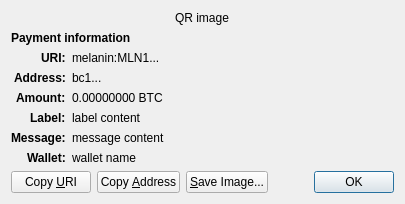
<?xml version="1.0" encoding="UTF-8"?>
<ui version="4.0">
 <class>ReceiveRequestDialog</class>
 <widget class="QDialog" name="ReceiveRequestDialog">
  <property name="geometry">
   <rect>
    <x>0</x>
    <y>0</y>
    <width>413</width>
    <height>229</height>
   </rect>
  </property>
  <property name="windowTitle">
   <string>Request payment to ...</string>
  </property>
  <layout class="QGridLayout" name="gridLayout" columnstretch="0,1">
   <property name="sizeConstraint">
    <enum>QLayout::SetFixedSize</enum>
   </property>
   <item row="0" column="0" colspan="2" alignment="Qt::AlignHCenter">
    <widget class="QRImageWidget" name="qr_code">
     <property name="text">
      <string notr="true">QR image</string>
     </property>
     <property name="textInteractionFlags">
      <set>Qt::NoTextInteraction</set>
     </property>
    </widget>
   </item>
   <item row="1" column="0" colspan="2">
    <widget class="QLabel" name="payment_header">
     <property name="font">
      <font>
       <weight>75</weight>
       <bold>true</bold>
      </font>
     </property>
     <property name="text">
      <string>Payment information</string>
     </property>
     <property name="textInteractionFlags">
      <set>Qt::NoTextInteraction</set>
     </property>
    </widget>
   </item>
   <item row="2" column="0" alignment="Qt::AlignRight|Qt::AlignTop">
    <widget class="QLabel" name="uri_tag">
     <property name="font">
      <font>
       <weight>75</weight>
       <bold>true</bold>
      </font>
     </property>
     <property name="text">
      <string notr="true">URI:</string>
     </property>
     <property name="textFormat">
      <enum>Qt::PlainText</enum>
     </property>
     <property name="textInteractionFlags">
      <set>Qt::NoTextInteraction</set>
     </property>
    </widget>
   </item>
   <item row="2" column="1" alignment="Qt::AlignTop">
    <widget class="QLabel" name="uri_content">
     <property name="text">
      <string notr="true">melanin:MLN1...</string>
     </property>
     <property name="textFormat">
      <enum>Qt::RichText</enum>
     </property>
     <property name="wordWrap">
      <bool>true</bool>
     </property>
     <property name="textInteractionFlags">
      <set>Qt::TextSelectableByMouse</set>
     </property>
    </widget>
   </item>
   <item row="3" column="0" alignment="Qt::AlignRight|Qt::AlignTop">
    <widget class="QLabel" name="address_tag">
     <property name="font">
      <font>
       <weight>75</weight>
       <bold>true</bold>
      </font>
     </property>
     <property name="text">
      <string>Address:</string>
     </property>
     <property name="textInteractionFlags">
      <set>Qt::NoTextInteraction</set>
     </property>
    </widget>
   </item>
   <item row="3" column="1" alignment="Qt::AlignTop">
    <widget class="QLabel" name="address_content">
     <property name="text">
      <string notr="true">bc1...</string>
     </property>
     <property name="textFormat">
      <enum>Qt::PlainText</enum>
     </property>
     <property name="textInteractionFlags">
      <set>Qt::TextSelectableByMouse</set>
     </property>
    </widget>
   </item>
   <item row="4" column="0" alignment="Qt::AlignRight|Qt::AlignTop">
    <widget class="QLabel" name="amount_tag">
     <property name="font">
      <font>
       <weight>75</weight>
       <bold>true</bold>
      </font>
     </property>
     <property name="text">
      <string>Amount:</string>
     </property>
     <property name="textInteractionFlags">
      <set>Qt::NoTextInteraction</set>
     </property>
    </widget>
   </item>
   <item row="4" column="1" alignment="Qt::AlignTop">
    <widget class="QLabel" name="amount_content">
     <property name="text">
      <string notr="true">0.00000000 BTC</string>
     </property>
     <property name="textFormat">
      <enum>Qt::PlainText</enum>
     </property>
     <property name="textInteractionFlags">
      <set>Qt::TextSelectableByMouse</set>
     </property>
    </widget>
   </item>
   <item row="5" column="0" alignment="Qt::AlignRight|Qt::AlignTop">
    <widget class="QLabel" name="label_tag">
     <property name="font">
      <font>
       <weight>75</weight>
       <bold>true</bold>
      </font>
     </property>
     <property name="text">
      <string>Label:</string>
     </property>
     <property name="textInteractionFlags">
      <set>Qt::NoTextInteraction</set>
     </property>
    </widget>
   </item>
   <item row="5" column="1" alignment="Qt::AlignTop">
    <widget class="QLabel" name="label_content">
     <property name="text">
      <string notr="true">label content</string>
     </property>
     <property name="textFormat">
      <enum>Qt::PlainText</enum>
     </property>
     <property name="wordWrap">
      <bool>true</bool>
     </property>
     <property name="textInteractionFlags">
      <set>Qt::TextSelectableByMouse</set>
     </property>
    </widget>
   </item>
   <item row="6" column="0" alignment="Qt::AlignRight|Qt::AlignTop">
    <widget class="QLabel" name="message_tag">
     <property name="font">
      <font>
       <weight>75</weight>
       <bold>true</bold>
      </font>
     </property>
     <property name="text">
      <string>Message:</string>
     </property>
     <property name="textInteractionFlags">
      <set>Qt::NoTextInteraction</set>
     </property>
    </widget>
   </item>
   <item row="6" column="1" alignment="Qt::AlignTop">
    <widget class="QLabel" name="message_content">
     <property name="text">
      <string notr="true">message content</string>
     </property>
     <property name="textFormat">
      <enum>Qt::PlainText</enum>
     </property>
     <property name="wordWrap">
      <bool>true</bool>
     </property>
     <property name="textInteractionFlags">
      <set>Qt::TextSelectableByMouse</set>
     </property>
    </widget>
   </item>
   <item row="7" column="0" alignment="Qt::AlignRight|Qt::AlignTop">
    <widget class="QLabel" name="wallet_tag">
     <property name="font">
      <font>
       <weight>75</weight>
       <bold>true</bold>
      </font>
     </property>
     <property name="text">
      <string>Wallet:</string>
     </property>
     <property name="textInteractionFlags">
      <set>Qt::NoTextInteraction</set>
     </property>
    </widget>
   </item>
   <item row="7" column="1" alignment="Qt::AlignTop">
    <widget class="QLabel" name="wallet_content">
     <property name="text">
      <string notr="true">wallet name</string>
     </property>
     <property name="textFormat">
      <enum>Qt::PlainText</enum>
     </property>
     <property name="wordWrap">
      <bool>true</bool>
     </property>
     <property name="textInteractionFlags">
      <set>Qt::TextSelectableByMouse</set>
     </property>
    </widget>
   </item>
   <item row="8" column="0" colspan="2">
    <layout class="QHBoxLayout" name="horizontalLayout">
     <item>
      <widget class="QPushButton" name="btnCopyURI">
       <property name="text">
        <string>Copy &amp;URI</string>
       </property>
       <property name="autoDefault">
        <bool>false</bool>
       </property>
      </widget>
     </item>
     <item>
      <widget class="QPushButton" name="btnCopyAddress">
       <property name="text">
        <string>Copy &amp;Address</string>
       </property>
       <property name="autoDefault">
        <bool>false</bool>
       </property>
      </widget>
     </item>
     <item>
      <widget class="QPushButton" name="btnSaveAs">
       <property name="text">
        <string>&amp;Save Image...</string>
       </property>
       <property name="autoDefault">
        <bool>false</bool>
       </property>
      </widget>
     </item>
     <item>
      <spacer name="horizontalSpacer_2">
       <property name="orientation">
        <enum>Qt::Horizontal</enum>
       </property>
       <property name="sizeHint" stdset="0">
        <size>
         <width>40</width>
         <height>20</height>
        </size>
       </property>
      </spacer>
     </item>
     <item>
      <widget class="QDialogButtonBox" name="buttonBox">
       <property name="focusPolicy">
        <enum>Qt::StrongFocus</enum>
       </property>
       <property name="standardButtons">
        <set>QDialogButtonBox::Ok</set>
       </property>
      </widget>
     </item>
    </layout>
   </item>
  </layout>
 </widget>
 <customwidgets>
  <customwidget>
   <class>QRImageWidget</class>
   <extends>QLabel</extends>
   <header>qt/qrimagewidget.h</header>
  </customwidget>
 </customwidgets>
 <tabstops>
  <tabstop>buttonBox</tabstop>
  <tabstop>btnCopyURI</tabstop>
  <tabstop>btnCopyAddress</tabstop>
  <tabstop>btnSaveAs</tabstop>
 </tabstops>
 <resources/>
 <connections>
  <connection>
   <sender>buttonBox</sender>
   <signal>accepted()</signal>
   <receiver>ReceiveRequestDialog</receiver>
   <slot>accept()</slot>
   <hints>
    <hint type="sourcelabel">
     <x>135</x>
     <y>230</y>
    </hint>
    <hint type="destinationlabel">
     <x>135</x>
     <y>126</y>
    </hint>
   </hints>
  </connection>
 </connections>
</ui>
